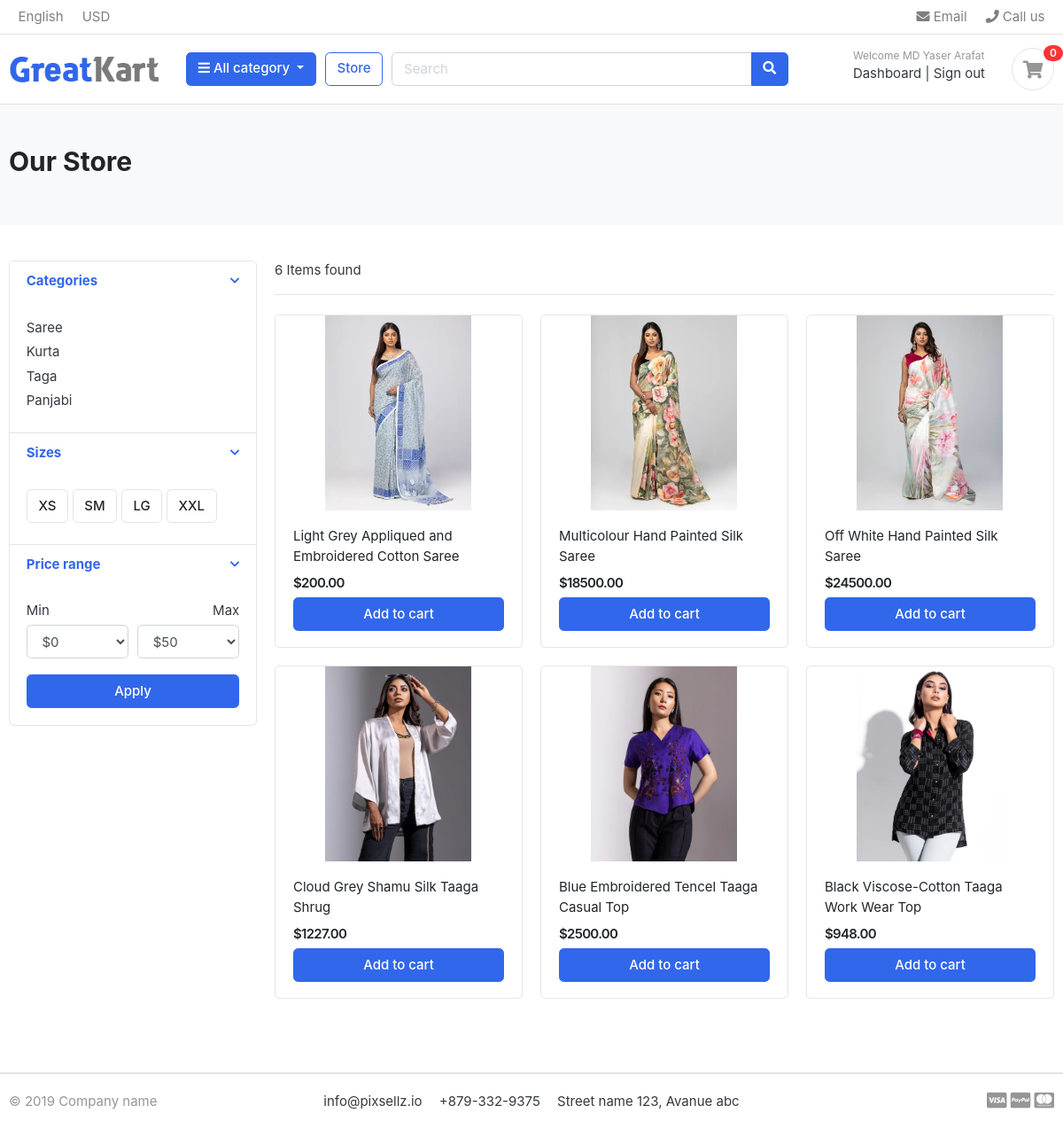
/store/ (signed in), run on the app's committed database.
### accounts/models.py (models this page shows, shortened)
class Account(AbstractBaseUser):
    first_name = models.CharField(max_length=30)
    last_name = models.CharField(max_length=30)
    username = models.CharField(max_length=30, unique=True)
    email = models.EmailField(unique=True)
    phone_number = models.CharField(max_length=15, blank=True)
    date_joined = models.DateTimeField(auto_now_add=True)
    last_login = models.DateTimeField(auto_now=True)
    is_admin = models.BooleanField(default=False)
    is_staff = models.BooleanField(default=False)
    is_active = models.BooleanField(default=True)
    is_superadmin = models.BooleanField(default=False)
    USERNAME_FIELD = 'email'
    REQUIRED_FIELDS = ['username', 'first_name', 'last_name']
    objects = MyAccountManager()

### category/models.py (models this page shows, shortened)
class Category(models.Model):
    category_name = models.CharField(max_length=50, unique=True)
    slug = models.SlugField(max_length=100, unique=True )
    description = models.TextField(max_length=255, blank=True)
    cat_image= models.ImageField(upload_to='photos/categories', blank=True)
    class Meta:
        verbose_name = 'category'
        verbose_name_plural = 'categories'
    def get_url(self):
        return reverse('products_by_category', args=[self.slug])

### store/models.py (models this page shows, shortened)
class Product(models.Model):
    product_name = models.CharField(max_length=200, unique=True)
    slug = models.SlugField(max_length=200, unique=True)
    description = models.TextField(max_length=500, blank=True)
    price = models.DecimalField(max_digits=10, decimal_places=2)
    images = models.ImageField(upload_to='photos/products')
    stock = models.IntegerField()
    is_available = models.BooleanField(default=True)
    category = models.ForeignKey(Category, on_delete=models.CASCADE)
    created_date = models.DateTimeField(auto_now_add=True)
    modified_date = models.DateTimeField(auto_now=True)

### store/views.py (the view)
# urls.py: path("store/", include("store.urls")),
def store(request, category_slug=None):
    categories = None
    products = None
    product_per_page = 6
    if category_slug != None:
        categories = get_object_or_404(Category, slug=category_slug)
        products = Product.objects.filter(category=categories, is_available=True).order_by('id')
        paginator = Paginator(products, product_per_page)
        page = request.GET.get('page')
        paged_products = paginator.get_page(page)
        product_count = products.count()
    else:
        products = Product.objects.all().filter(is_available=True).order_by('id')
        paginator = Paginator(products, product_per_page)
        page = request.GET.get('page')
        paged_products = paginator.get_page(page)
        product_count = products.count()
    context = {
        'products': paged_products,
        'product_count': product_count,
    }
    return render(request, 'store/store.html', context)

### carts/context_processors.py (called while the page is built)
def counter(request):
    cart_count = 0
    if 'admin' in request.path:
        return {}
    else:
        try:
            cart = Cart.objects.filter(cart_id=_cart_id(request))
            cart_items = CartItem.objects.all().filter(cart=cart[:1])
            for item in cart_items:
                cart_count += item.quantity
        except Cart.DoesNotExist:
            cart_count = 0
    return dict(cart_count=cart_count)

### carts/views.py (called while the page is built)
def _cart_id(request):
    cart = request.session.session_key
    if not cart:
        cart = request.session.create()
    return cart

### category/context_processors.py (called while the page is built)
def menu_links(request):
    links = Category.objects.all()
    return dict(links=links)

### templates/store/store.html (shortened to what this page needs)
{% extends 'base.html' %}
{% block content %} {% load static %}
<main>
	<section class="section-pagetop bg">
		<div class="container">
			<h2 class="title-page">Our Store</h2>
		</div>
	</section>
	<section class="section-content padding-y">
		<div class="container">
			<div class="row">
				<aside class="col-md-3">
					<div class="card">
						<article class="filter-group">
							<header class="card-header">
								<a
									href="#"
									data-toggle="collapse"
									data-target="#collapse_1"
									aria-expanded="true"
									class="">
									<i class="icon-control fa fa-chevron-down"></i>
									<h6 class="title">Categories</h6>
								</a>
							</header>
							<div
								class="filter-content collapse show"
								id="collapse_1">
								<div class="card-body">
									<ul class="list-menu">
										{% for category in links %}
										<li>
											<a href="{{category.get_url}}"
												>{{ category.category_name }}</a
											>
										</li>
										{% endfor %}
									</ul>
								</div>
							</div>
						</article>
						<article class="filter-group">
							<header class="card-header">
								<a
									href="#"
									data-toggle="collapse"
									data-target="#collapse_4"
									aria-expanded="true"
									class="">
									<i class="icon-control fa fa-chevron-down"></i>
									<h6 class="title">Sizes</h6>
								</a>
							</header>
							<div
								class="filter-content collapse show"
								id="collapse_4">
								<div class="card-body">
									<label class="checkbox-btn">
										<span class="btn btn-light"> XS </span>
									</label>
									<label class="checkbox-btn">
										<span class="btn btn-light"> SM </span>
									</label>
									<label class="checkbox-btn">
										<span class="btn btn-light"> LG </span>
									</label>
									<label class="checkbox-btn">
										<span class="btn btn-light"> XXL </span>
									</label>
								</div>
							</div>
						</article>
						<article class="filter-group">
							<header class="card-header">
								<a
									href="#"
									data-toggle="collapse"
									data-target="#collapse_3"
									aria-expanded="true"
									class="">
									<i class="icon-control fa fa-chevron-down"></i>
									<h6 class="title">Price range</h6>
								</a>
							</header>
							<div
								class="filter-content collapse show"
								id="collapse_3">
								<div class="card-body">
									<div class="form-row">
										<div class="form-group col-md-6">
											<label>Min</label>
											<select class="mr-2 form-control">
												<option value="0">$0</option>
											</select>
										</div>
										<div class="form-group text-right col-md-6">
											<label>Max</label>
											<select class="mr-2 form-control">
												<option value="50">$50</option>
											</select>
										</div>
									</div>
									<button class="btn btn-block btn-primary">
										Apply
									</button>
								</div>
							</div>
						</article>
					</div>
				</aside>
				<main class="col-md-9">
					<header class="border-bottom mb-4 pb-3">
						<div class="form-inline">
							<span class="mr-md-auto"
								>{{ product_count }} Items found
							</span>
						</div>
					</header>
					<div class="row">
						{% for product in products %}
						<div class="col-md-4">
							<figure class="card card-product-grid">
								<div class="img-wrap">
									<img src="{{ product.images.url }}" />
								</div>
								<figcaption class="info-wrap">
									<div class="fix-height">
										<a
											href="{% url 'product_detail' product.category.slug product.slug %}"
											class="title"
											>{{ product.product_name }}</a
										>
										<div class="price-wrap mt-2">
											<span class="price">${{ product.price }}</span>
										</div>
									</div>
									{% if product.stock > 0 %}
									<a
										href="{% url 'add_to_cart' product.id %}"
										class="btn btn-block btn-primary"
										>Add to cart
									</a>
									{% else %}
									<button
										class="btn btn-block btn-danger"
										disabled>
										Out of Stock
									</button>
									{% endif %}
								</figcaption>
							</figure>
						</div>
						{% endfor %}
					</div>
				</main>
			</div>
		</div>
	</section>
</main>
{% endblock %}

### templates/layout/header.html (shortened to what this page needs)
{% load static %}
<header class="section-header">
	{% include 'layout/navbar.html' %}
	<section class="header-main border-bottom">
		<div class="container">
			<div class="row align-items-center">
				<div class="col-lg-2 col-md-3 col-6">
					<a
						href="/"
						class="brand-wrap">
						<img
							class="logo"
							src="{% static 'images/logo.png' %}" />
					</a>
				</div>
				<div class="col-lg col-sm col-md col-6 flex-grow-0">
					<div class="category-wrap dropdown d-inline-block float-right">
						<button
							type="button"
							class="btn btn-primary dropdown-toggle"
							data-toggle="dropdown">
							<i class="fa fa-bars"></i> All category
						</button>
					</div>
				</div>
				<a
					href="/store/"
					class="btn btn-outline-primary"
					>Store</a
				>
				<div class="col-lg col-md-6 col-sm-12 col">
					<form
						action="{% url 'search' %}"
						class="search"
						mathod="GET">
						<div class="input-group w-100">
							<input
								type="text"
								class="form-control"
								style="width: 60%"
								placeholder="Search"
								name="keyword" />
							<div class="input-group-append">
								<button
									class="btn btn-primary"
									type="submit">
									<i class="fa fa-search"></i>
								</button>
							</div>
						</div>
					</form>
				</div>
				<div class="col-lg-3 col-sm-6 col-8 order-2 order-lg-3">
					<div class="d-flex justify-content-end mb-3 mb-lg-0">
						{% if user.is_authenticated %}
						<div class="widget-header">
							<small class="title text-muted"
								>Welcome {{ user.first_name }}</small
							>
							<div>
								<a href="/accounts/dashboard/">Dashboard</a>
								<span class="dark-transp"> | </span>
								<a href="/accounts/sign-out/">Sign out</a>
							</div>
						</div>
						{% endif %}
						<a
							href="/cart/"
							class="widget-header pl-3 ml-3">
							<div class="icon icon-sm rounded-circle border">
								<i class="fa fa-shopping-cart"></i>
							</div>
							<span class="badge badge-pill badge-danger notify"
								>{{ cart_count }}</span
							>
						</a>
					</div>
				</div>
			</div>
		</div>
	</section>
</header>

### static/css/ui.css (style rules this page uses)
html { font-family: "Inter", sans-serif; font-size: 15px; }
.img-wrap { text-align: center; display: block; }
.img-wrap img { max-width: 100%; }
.price-wrap { letter-spacing: -0.7px; }
.icon-xs, .icon-sm, .icon-md, .icon-lg { display: inline-block; text-align: center; flex-shrink: 0; flex-grow: 0; }
.icon-sm { width: 48px; height: 48px; line-height: 48px !important; font-size: 20px; }
.padding-y { padding-top: 40px; padding-bottom: 40px; }
figure { margin-bottom: 0; }
article:after, .form-group:after { display: block; clear: both; content: ""; }
.bg { background-color: #f8f9fa; }
.title-page { color: #212529; }
.header-main { position: relative; padding-top: 1rem; padding-bottom: 1rem; }
.brand-wrap .logo, .navbar-brand .logo { margin-right: 7px; max-height: 42px; display: inline-block; }
.widget-header { display: inline-block; vertical-align: middle; position: relative; }
.widget-header a { color: #343a40; }
.widget-header i { color: #969696; }
.widget-header .title { display: block; }
.widget-header .notify { position: absolute; top: -3px; right: -10px; }
.btn-light { background-color: #fff; border-color: #e4e4e4; }
[class*=list-] li:after { visibility: hidden; display: block; content: ""; overflow: hidden; height: 0; clear: both; }
.list-menu { list-style: none; margin: 0; padding-left: 0; }
.list-menu li { margin-bottom: 5px; }
.list-menu a { color: #343a40; }
[class*=card-product] a.title { color: #212529; display: block; }
[class*=card-product] .img-wrap { overflow: hidden; position: relative; }
[class*=card-product] .img-wrap img { height: 100%; max-width: 100%; width: auto; display: inline-block; -o-object-fit: cover; object-fit: cover; }
.card-product-grid { margin-bottom: 20px; }
.card-product-grid .img-wrap { border-radius: 0.2rem 0.2rem 0 0; height: 220px; }
.card-product-grid .info-wrap { overflow: hidden; padding: 18px 20px; }
.card-product-grid .fix-height { height: 80px; overflow: hidden; }
.card .img-wrap { overflow: hidden; }
.notify { position: absolute; top: -4px; right: -10px; display: inline-block; padding: 0.25em 0.6em; font-size: 12px; line-height: 1; text-align: center; border-radius: 3rem; color: #fff; background-color: #fa3434; }
.price { font-weight: 600; color: #212529; }
.icon-control { margin-top: 5px; float: right; font-size: 80%; }
.card-header .title { margin-bottom: 0; line-height: 1.5; }
.filter-group { border-bottom: 1px solid #e4e4e4; }
.filter-group .card-header { border-bottom: 0; }
.filter-group:last-child { border-bottom: 0; }
.checkbox-btn { position: relative; }
.section-pagetop { padding: 45px 0; }

### data on the page
Account: first_name "MD Yaser Arafat"
Category: category_name "Saree"
Category: category_name "Kurta"
Category: category_name "Taga"
Category: category_name "Panjabi"
Product: images (picture), product_name "Light Grey Appliqued and Embroidered Cotton Saree", price "200.00", stock "Add to cart"
Product: images (picture), product_name "Multicolour Hand Painted Silk Saree", price "18500.00", stock "Add to cart"
Product: images (picture), product_name "Off White Hand Painted Silk Saree", price "24500.00", stock "Add to cart"
Product: images (picture), product_name "Cloud Grey Shamu Silk Taaga Shrug", price "1227.00", stock "Add to cart"
Product: images (picture), product_name "Blue Embroidered Tencel Taaga Casual Top", price "2500.00", stock "Add to cart"
Product: images (picture), product_name "Black Viscose-Cotton Taaga Work Wear Top", price "948.00", stock "Add to cart"

### other printed values
{{ cart_count }} "0"
{{ product_count }} "6"
